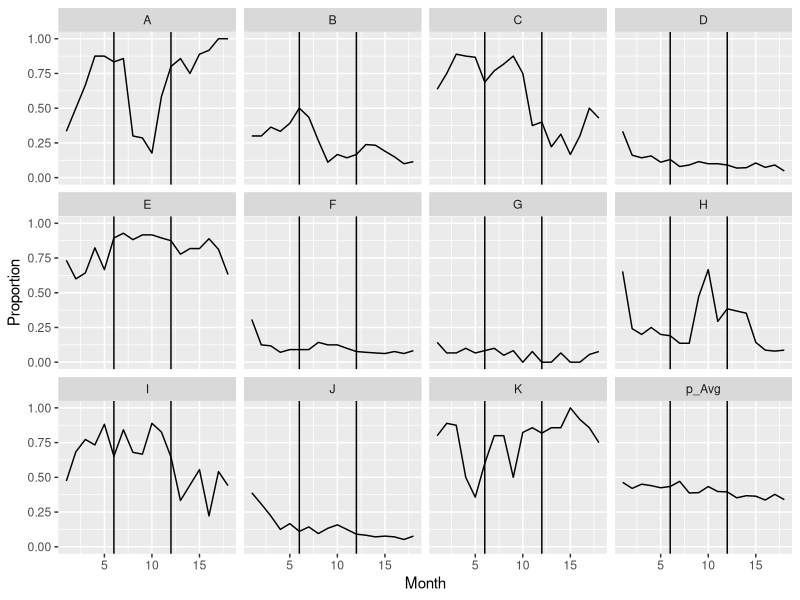

This chart was generated by the following R code:
## ---- chunk 1
library(ggplot2)
library(tidyr)
library(dplyr)
library(knitr)
library(here)
## ---- chunk 2
x_to_proportion <- function(x) { 
  0.5 + atan(x) / pi
  # max slope = 1/pi = 0.32, at x=0.
  # going up by 1 makes proportion go about 0.5 to 0.75
  # x up by 0.03 makes p go to 0.51
}

proportion_to_x <- function(proportion) { 
  tan(pi * (proportion - 0.5))
}

next_proportion <- function(current_proportion) {  # returns simple numeric
  current_x <- proportion_to_x(current_proportion)
  new_x <- current_x + rnorm(1) - 0.1  # decrease a little each month
  x_to_proportion(new_x)
}

extend_by_one <- function(proportion_vec) {  # returns numeric vector
  val_to_add <- next_proportion(tail(proportion_vec, n=1))
  c(proportion_vec, val_to_add)
}

generate_run <- function(n) {  # returns numeric vector of length n
  my_run <- c(next_proportion(0.6))  # starting value
  for (i in 2:n) {
    my_run <- extend_by_one(my_run)
  }
  my_run
}

generate_etrigger_data <- function(number_sites, months_per_site) {  # returns data frame
  result <- generate_run(months_per_site)
  site_labels <- rep(LETTERS[1], months_per_site)
  timepoints <- 1:months_per_site
  for (i in 2:number_sites) {
    result <- c(result, generate_run(months_per_site))
    site_labels <- c(site_labels, rep(LETTERS[i], months_per_site))
    timepoints <- c(timepoints, 1:months_per_site)
  }
  data.frame(Proportion_raw = result, Site = site_labels, Month = timepoints)
}
## ---- chunk 3
n_sites <- 11
last_prework_month <- 6
n_action <- 6
n_sustain <- 6
last_action_month <- last_prework_month + n_action
months_per_site <- last_action_month + n_sustain

X_continuous <- generate_etrigger_data(n_sites, months_per_site)

## ---- chunk 4
expected_n = data.frame(
  Site = LETTERS[1: n_sites],
  expected = runif(n_sites, 9, 30)  # Sites usually 9 to 30 abnormal tests per mo.
)

rpois_vec <- Vectorize(rpois, 'lambda')

inner_join(X_continuous, expected_n, by='Site') %>%
  mutate(
    Denominator = rpois_vec(1, expected),
    Numerator = round(Denominator * Proportion_raw),
    Proportion = Numerator / Denominator,
    Phase = case_when(
      Month <= 3 ~ 'baseline',
      Month <= last_prework_month ~ 'prework',
      Month <= last_action_month ~ 'action',
      TRUE ~ 'sustain'
    )
  ) %>%
  select(Site, Month, Phase, Numerator, Denominator, Proportion) -> X
  
## ---- chunk 5
X %>%
  group_by(Month) %>%
  summarise(Proportion = mean(Proportion)) %>%
  mutate(Site='p_Avg') ->
  averaged
site_data_with_average <- bind_rows(X, averaged)
## ---- chunk 6
  ggplot(site_data_with_average, aes(Month, Proportion)) +
    geom_line() +
    geom_vline(xintercept = last_prework_month) +
    geom_vline(xintercept = last_action_month) +
    ylim(0,1) +
    facet_wrap(vars(Site))
## ---- chunk 7
head(X, 18+5) %>% kable()

output_filename <- 'fake_data.csv'
write.csv(X, file=here(output_filename))
Xrows = dim(X)[1]
Xcols = dim(X)[2]
